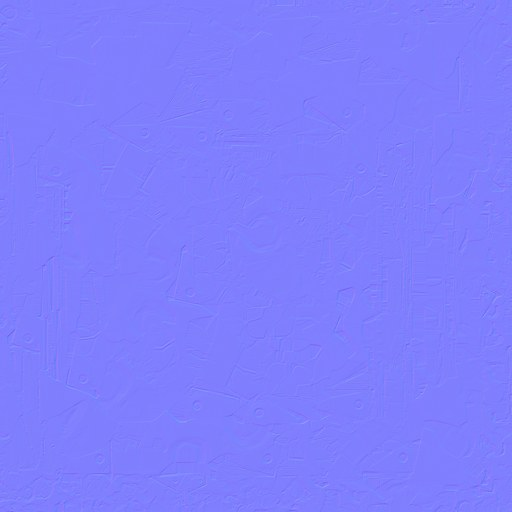
#> input picture eloria-assets/maps/_shared/images/4377faef400b98aae4c10df63c102ea86e090c2ab638ab02584b58d24eedd159.jpg, 512 x 512 px
$ python make_seamless.py ../../../../eloria-assets/maps/_shared/images/4377faef400b98aae4c10df63c102ea86e090c2ab638ab02584b58d24eedd159.jpg out.png
#> lines starting #> are read from the running program, lines starting #| are printed output that depends on the picture; after the words box and inside, x2 and y2 are one past the last pixel; in counts of white or black regions, pixels touching at a corner belong together
"""make_seamless.py <in.png> <out.png> [--size N] [--band F]

Makes a square texture wrap seamlessly. The image is rolled by half a tile so
its old edges meet in the middle, and the middle band is replaced by the
unrolled original along a minimum-error cut (image quilting, Efros & Freeman):
the cut follows the path where the two images already agree, so structured
textures (flagstones, pebbles) keep whole stones instead of ghosting. The cut
is feathered by a few pixels. Then the tile's own edges are the original's
interior, which is continuous, and the seam the generator left is gone.
"""
import argparse

import numpy as np
from PIL import Image
from scipy.ndimage import gaussian_filter


def min_cut(cost):
    """Vertical minimum-cost path through cost (h x w): returns column per row."""
    h, w = cost.shape
    acc = cost.copy()
    back = np.zeros((h, w), dtype=np.int64)
    for y in range(1, h):
        prev = acc[y - 1]
        left = np.r_[np.inf, prev[:-1]]
        right = np.r_[prev[1:], np.inf]
        stack = np.vstack([left, prev, right])
        idx = np.argmin(stack, axis=0)
        acc[y] += stack[idx, np.arange(w)]
        back[y] = idx - 1
    path = np.zeros(h, dtype=np.int64)
    path[-1] = int(np.argmin(acc[-1]))
    for y in range(h - 1, 0, -1):
        path[y - 1] = np.clip(path[y] + back[y, path[y]], 0, w - 1)
    return path


def seam_mask(a, b, band, axis):
    """Mask (1 = take b) over the full image: b inside a band around the centre, cut along min error."""
    if axis == 1:
        a, b = a.transpose(1, 0, 2), b.transpose(1, 0, 2)
    h, w, _ = a.shape
    lo, hi = w // 2 - band // 2, w // 2 + band // 2
    err = ((a[:, lo:hi] - b[:, lo:hi]) ** 2).sum(axis=2)
    err = gaussian_filter(err, 1.0)
    # Two cuts: one in the left half of the band, one in the right half.
    left = min_cut(err[:, : band // 2]) + lo
    right = min_cut(err[:, band // 2:]) + lo + band // 2
    mask = np.zeros((h, w), dtype=np.float32)
    cols = np.arange(w)[None, :]
    mask[(cols >= left[:, None]) & (cols < right[:, None])] = 1.0
    if axis == 1:
        mask = mask.T
    return mask


def main():
    parser = argparse.ArgumentParser()
    parser.add_argument('src')
    parser.add_argument('dst')
    parser.add_argument('--size', type=int, default=1024)
    parser.add_argument('--band', type=float, default=0.34, help='share of the tile the middle band spans')
    parser.add_argument('--feather', type=float, default=3.0)
    parser.add_argument('--flatten', type=float, default=0.12,
                        help='blur radius (share of the tile) of the light falloff divided out; 0 keeps it')
    args = parser.parse_args()
    img = Image.open(args.src).convert('RGB')
#> img is the input picture: PIL image 512x512 RGB; mean R, G, B 127.3, 126.5, 253.5
    side = min(img.size)
#> side = 512
    img = img.crop(((img.width - side) // 2, (img.height - side) // 2,
                    (img.width - side) // 2 + side, (img.height - side) // 2 + side))
    img = img.resize((args.size, args.size), Image.LANCZOS)
#> img: PIL image 1024x1024 RGB
    a = np.asarray(img, dtype=np.float32) / 255.0
    n = args.size
    if args.flatten > 0:
        # Low-frequency light falloff (generators darken tile edges) repeats as a
        # grid: divide it out, keeping the mean brightness and every detail.
        lum = a.mean(axis=2)
        low = gaussian_filter(lum, n * args.flatten, mode='wrap')
        a = np.clip(a * (lum.mean() / np.maximum(low, 1e-3))[..., None], 0, 1)
    band = int(n * args.band) // 2 * 2
    # Rolled copy: its outer edges wrap (they were neighbours in the middle of a).
    rolled = np.roll(a, (n // 2, n // 2), axis=(0, 1))
    mx = seam_mask(rolled, a, band, axis=0)  # vertical seam band in the middle columns
#> after the loop in min_cut, `for y in range(1, h):`:
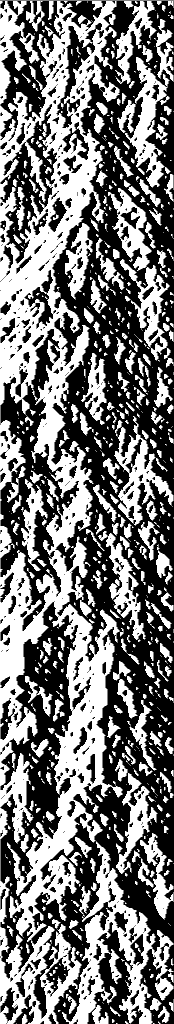
#> back: shape (1024, 174) int64; min -1, max 1, mean -0.0657; drawn with min black and max white
#> after the loop in min_cut, `for y in range(h - 1, 0, -1):`: path = 1024 values, max 124 at index 900, min 52 at index 266, mean 90.67
#> in seam_mask, `left = min_cut(err[:, : band // 2]) + lo`: left = 1024 values, max 462 at index 900, min 390 at index 266, mean 428.7
#> after the loop in min_cut (call 2), `for y in range(1, h):`:
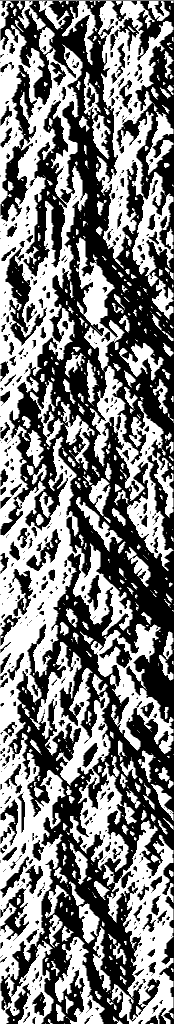
#> back: shape (1024, 174) int64; min -1, max 1, mean -0.0108; drawn with min black and max white
#> after the loop in min_cut (call 2), `for y in range(h - 1, 0, -1):`: path = 1024 values, max 173 at index 849, min 29 at index 4, mean 91.37
#> in seam_mask, `right = min_cut(err[:, band // 2:]) + lo + band // 2`: right = 1024 values, max 685 at index 849, min 541 at index 4, mean 603.4
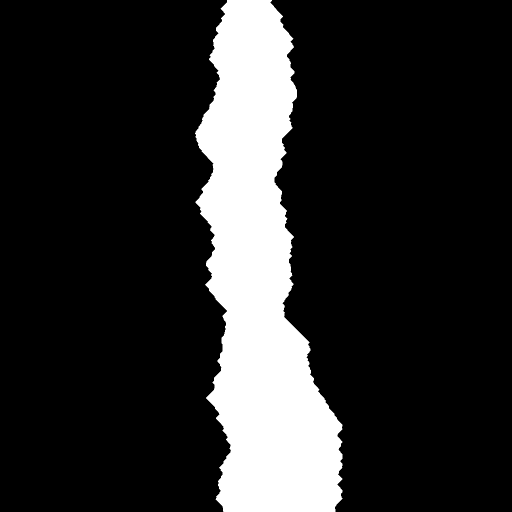
#> mx: shape (1024, 1024) float32 (shown at 1/2 size); values 0 (black) and 1 (white), 17.1% white; 1 white region, box (x1, y1, x2, y2) and area: (390, 0, 685, 1024) 178893
    my = seam_mask(rolled, a, band, axis=1)  # horizontal seam band in the middle rows
#> after the loop in min_cut (call 3), `for y in range(1, h):`:
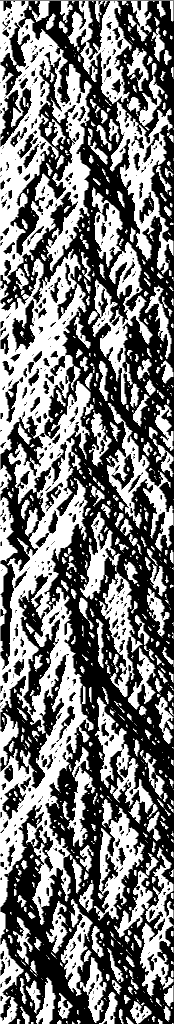
#> back: shape (1024, 174) int64; min -1, max 1, mean -0.0508; drawn with min black and max white
#> after the loop in min_cut (call 3), `for y in range(h - 1, 0, -1):`: path = 1024 values, max 91 at index 84, min 4 at index 873, mean 62.42
#> after the loop in min_cut (call 4), `for y in range(1, h):`:
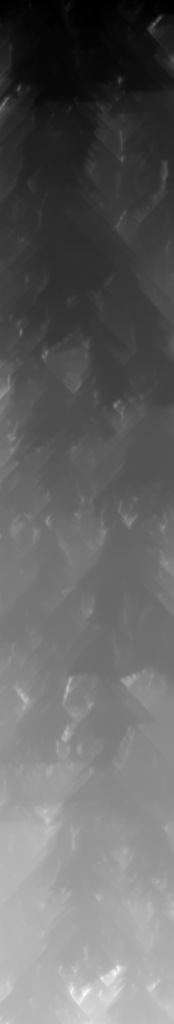
#> acc: shape (1024, 174) float32; min 1.89e-05, max 0.104, mean 0.041; drawn with min black and max white
#> after the loop in min_cut (call 4), `for y in range(1, h):`:
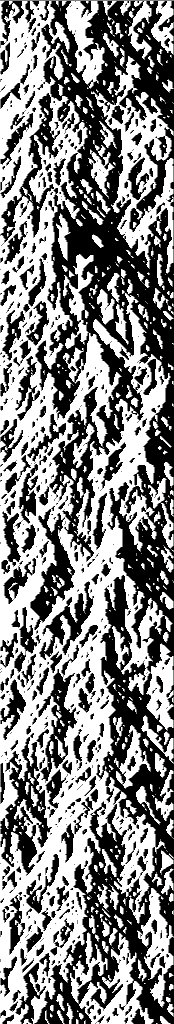
#> back: shape (1024, 174) int64; min -1, max 1, mean 0.0418; drawn with min black and max white
#> after the loop in min_cut (call 4), `for y in range(h - 1, 0, -1):`: path = 1024 values, max 170 at index 375, min 34 at index 1022, mean 99.44
#> my: shape (1024, 1024) float32; values 0 (black) and 1 (white), 20.6% white; 1 white region, box (x1, y1, x2, y2) and area: (0, 342, 1024, 682) 216076
    mask = np.maximum(mx, my)
#> mask: shape (1024, 1024) float32; values 0 (black) and 1 (white), 34.4% white; 1 white region, box (x1, y1, x2, y2) and area: (0, 0, 1024, 1024) 360708
    mask = gaussian_filter(mask, args.feather)
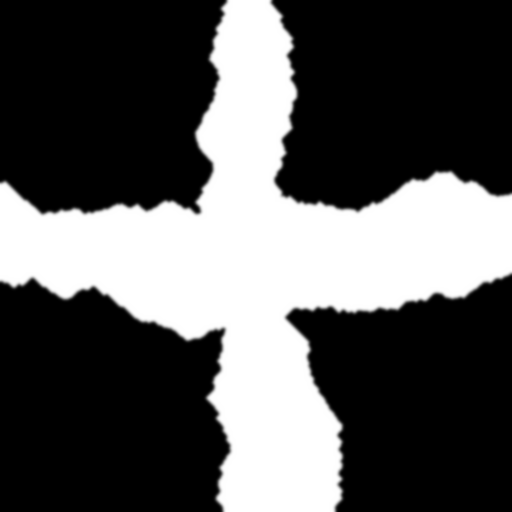
#> mask: shape (1024, 1024) float32 (shown at 1/2 size); min 0, max 1, mean 0.344
    out = rolled * (1 - mask[..., None]) + a * mask[..., None]
    Image.fromarray(np.clip(out * 255 + 0.5, 0, 255).astype(np.uint8)).save(args.dst)
    # Report how well the tile wraps: edge-to-edge difference vs typical neighbour difference.
    wrap_x = np.abs(out[:, 0] - out[:, -1]).mean()
#> wrap_x = 0.00613
    wrap_y = np.abs(out[0] - out[-1]).mean()
#> wrap_y = 0.00545
    inner = np.abs(out[:, 1:] - out[:, :-1]).mean()
#> inner = 0.00204
    print(f'{args.dst}: wrap x {wrap_x:.4f} y {wrap_y:.4f} vs neighbour {inner:.4f}')
#| out.png: wrap x 0.0061 y 0.0055 vs neighbour 0.0020


if __name__ == '__main__':
    main()

$ run again, on eloria-assets/maps/_shared/images/81e2ea5d0d1e0ec5170ab98b304a3f47944b9ef1869f339b4b3cfafbce166d95.jpg
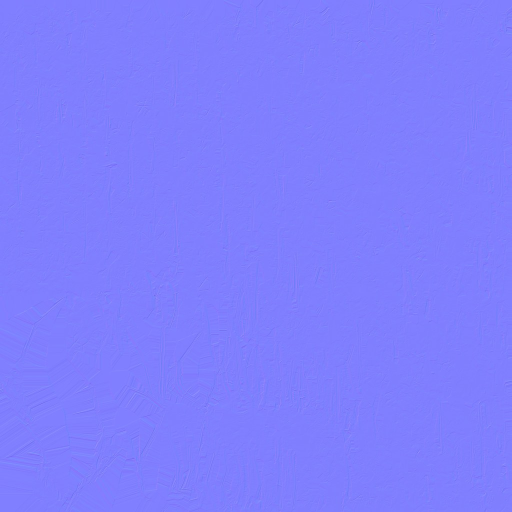
#> input picture eloria-assets/maps/_shared/images/81e2ea5d0d1e0ec5170ab98b304a3f47944b9ef1869f339b4b3cfafbce166d95.jpg, 1024 x 1024 px (shown at 1/2 size)
#> in main, img is the input picture: PIL image 1024x1024 RGB; mean R, G, B 127.3, 126.6, 253.7
#> after the loop in min_cut, `for y in range(h - 1, 0, -1):`: path = 1024 values, max 94 at index 135, min 20 at index 794, mean 62.01
#> left = 1024 values, max 432 at index 135, min 358 at index 794, mean 400
#> right = 1024 values, max 677 at index 923, min 580 at index 357, mean 634.6
#> mx: shape (1024, 1024) float32; values 0 (black) and 1 (white), 22.9% white; 1 white region, box (x1, y1, x2, y2) and area: (358, 0, 677, 1024) 240170
#> after the loop in min_cut (call 4), `for y in range(1, h):`:
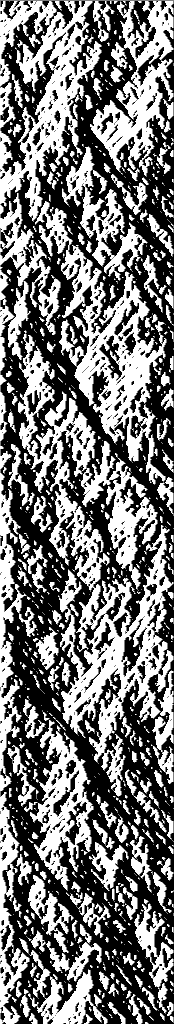
#> back: shape (1024, 174) int64; min -1, max 1, mean -0.0663; drawn with min black and max white
#> after the loop in min_cut (call 4), `for y in range(h - 1, 0, -1):`: path = 1024 values, max 101 at index 44, min 0 at index 264, mean 30.73
#> my: shape (1024, 1024) float32; values 0 (black) and 1 (white), 11.9% white; 1 white region, box (x1, y1, x2, y2) and area: (0, 338, 1024, 613) 124950
#> in main, `mask = gaussian_filter(mask, args.feather)`:
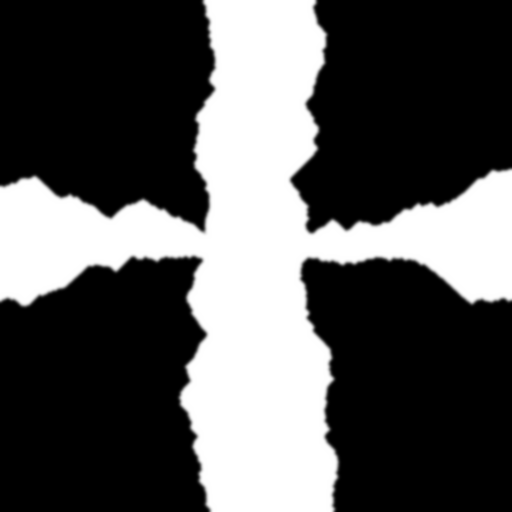
#> mask: shape (1024, 1024) float32 (shown at 1/2 size); min 0, max 1, mean 0.338
#> wrap_x = 0.00815
#> wrap_y = 0.0075
#> inner = 0.00441
#| out.png: wrap x 0.0082 y 0.0075 vs neighbour 0.0044
